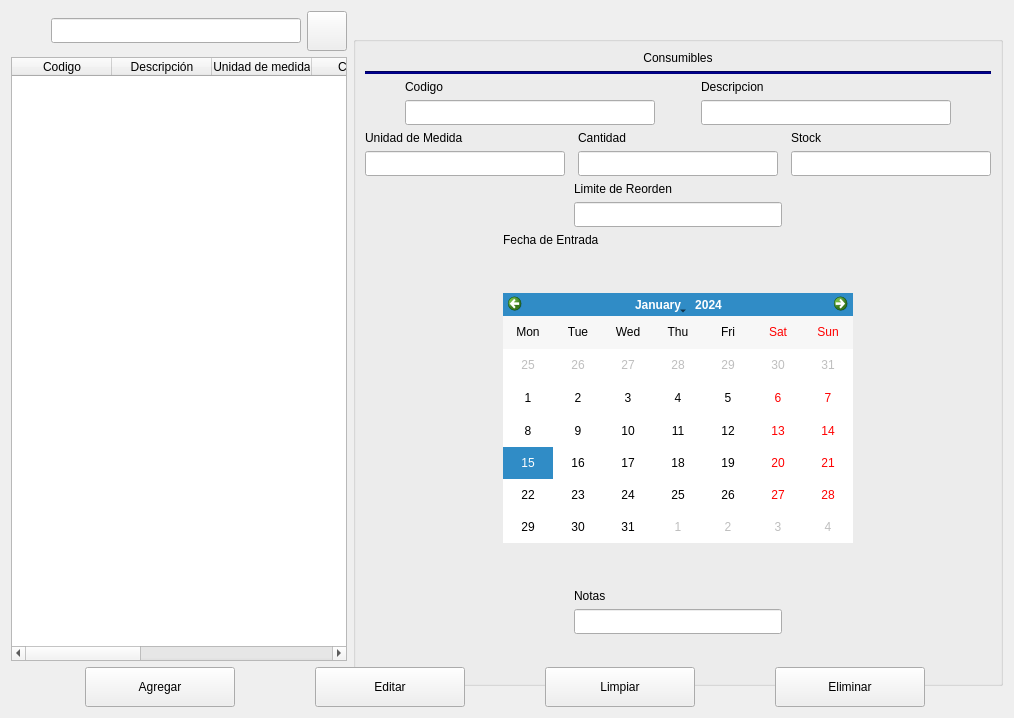
        <widget class="QWidget" name="page_consumibles">
         <layout class="QVBoxLayout" name="verticalLayout_9">
          <item>
           <layout class="QHBoxLayout" name="horizontalLayout">
            <item>
             <layout class="QVBoxLayout" name="verticalLayout_3">
              <item>
               <layout class="QHBoxLayout" name="horizontalLayout_20">
                <item>
                 <spacer name="horizontalSpacer_44">
                  <property name="orientation">
                   <enum>Qt::Horizontal</enum>
                  </property>
                  <property name="sizeHint" stdset="0">
                   <size>
                    <width>40</width>
                    <height>20</height>
                   </size>
                  </property>
                 </spacer>
                </item>
                <item>
                 <widget class="QLineEdit" name="lineEdit_busqueda_C">
                  <property name="minimumSize">
                   <size>
                    <width>250</width>
                    <height>25</height>
                   </size>
                  </property>
                  <property name="maximumSize">
                   <size>
                    <width>250</width>
                    <height>25</height>
                   </size>
                  </property>
                 </widget>
                </item>
                <item>
                 <widget class="QPushButton" name="btn_buscar_ConsAgg">
                  <property name="minimumSize">
                   <size>
                    <width>40</width>
                    <height>40</height>
                   </size>
                  </property>
                  <property name="text">
                   <string/>
                  </property>
                  <property name="icon">
                   <iconset>
                    <normaloff>C:/Users/Asus Vivoook/.designer/backup/imagenes/buscar (1).png</normaloff>C:/Users/Asus Vivoook/.designer/backup/imagenes/buscar (1).png</iconset>
                  </property>
                  <property name="checkable">
                   <bool>false</bool>
                  </property>
                 </widget>
                </item>
               </layout>
              </item>
              <item>
               <widget class="QTableWidget" name="tableWidget_AggCons">
                <column>
                 <property name="text">
                  <string>Codigo</string>
                 </property>
                </column>
                <column>
                 <property name="text">
                  <string>Descripción</string>
                 </property>
                </column>
                <column>
                 <property name="text">
                  <string>Unidad de medida</string>
                 </property>
                </column>
                <column>
                 <property name="text">
                  <string>Cantidad</string>
                 </property>
                </column>
                <column>
                 <property name="text">
                  <string>Fecha de entrada</string>
                 </property>
                </column>
                <column>
                 <property name="text">
                  <string>Limite de Reorden</string>
                 </property>
                </column>
                <column>
                 <property name="text">
                  <string>Notas</string>
                 </property>
                </column>
                <column>
                 <property name="text">
                  <string>Disponibilidad</string>
                 </property>
                </column>
               </widget>
              </item>
             </layout>
            </item>
            <item>
             <widget class="QGroupBox" name="groupBox_2">
              <property name="minimumSize">
               <size>
                <width>650</width>
                <height>650</height>
               </size>
              </property>
              <property name="maximumSize">
               <size>
                <width>600</width>
                <height>600</height>
               </size>
              </property>
              <property name="styleSheet">
               <string notr="true">QGroupbox{
background-color: #50cbff;}
</string>
              </property>
              <property name="title">
               <string/>
              </property>
              <layout class="QVBoxLayout" name="verticalLayout_14">
               <item>
                <widget class="QLabel" name="label">
                 <property name="styleSheet">
                  <string notr="true">font: 75 18pt &quot;Arial&quot;;</string>
                 </property>
                 <property name="text">
                  <string>Consumibles</string>
                 </property>
                 <property name="alignment">
                  <set>Qt::AlignCenter</set>
                 </property>
                </widget>
               </item>
               <item>
                <widget class="Line" name="line">
                 <property name="styleSheet">
                  <string notr="true">background-color:rgb(0, 0, 127)</string>
                 </property>
                 <property name="orientation">
                  <enum>Qt::Horizontal</enum>
                 </property>
                </widget>
               </item>
               <item>
                <layout class="QVBoxLayout" name="verticalLayout">
                 <item>
                  <layout class="QHBoxLayout" name="horizontalLayout_22">
                   <item>
                    <layout class="QVBoxLayout" name="verticalLayout_42">
                     <item>
                      <widget class="QLabel" name="label_17">
                       <property name="text">
                        <string>Codigo</string>
                       </property>
                      </widget>
                     </item>
                     <item>
                      <widget class="QLineEdit" name="txt_codigo_consAgg">
                       <property name="minimumSize">
                        <size>
                         <width>200</width>
                         <height>25</height>
                        </size>
                       </property>
                       <property name="maximumSize">
                        <size>
                         <width>250</width>
                         <height>25</height>
                        </size>
                       </property>
                       <property name="maxLength">
                        <number>20</number>
                       </property>
                       <property name="clearButtonEnabled">
                        <bool>true</bool>
                       </property>
                      </widget>
                     </item>
                    </layout>
                   </item>
                   <item>
                    <layout class="QVBoxLayout" name="verticalLayout_25">
                     <item>
                      <widget class="QLabel" name="label_19">
                       <property name="text">
                        <string>Descripcion</string>
                       </property>
                      </widget>
                     </item>
                     <item>
                      <widget class="QLineEdit" name="txt_descrip_consAgg">
                       <property name="minimumSize">
                        <size>
                         <width>200</width>
                         <height>25</height>
                        </size>
                       </property>
                       <property name="maximumSize">
                        <size>
                         <width>250</width>
                         <height>25</height>
                        </size>
                       </property>
                       <property name="clearButtonEnabled">
                        <bool>true</bool>
                       </property>
                      </widget>
                     </item>
                    </layout>
                   </item>
                  </layout>
                 </item>
                 <item>
                  <layout class="QHBoxLayout" name="horizontalLayout_23">
                   <item>
                    <layout class="QVBoxLayout" name="verticalLayout_43">
                     <item>
                      <widget class="QLabel" name="label_18">
                       <property name="text">
                        <string>Unidad de Medida</string>
                       </property>
                      </widget>
                     </item>
                     <item>
                      <widget class="QLineEdit" name="txt_uni_medConsagg">
                       <property name="minimumSize">
                        <size>
                         <width>200</width>
                         <height>25</height>
                        </size>
                       </property>
                       <property name="maximumSize">
                        <size>
                         <width>250</width>
                         <height>25</height>
                        </size>
                       </property>
                       <property name="clearButtonEnabled">
                        <bool>true</bool>
                       </property>
                      </widget>
                     </item>
                    </layout>
                   </item>
                   <item>
                    <spacer name="horizontalSpacer_54">
                     <property name="orientation">
                      <enum>Qt::Horizontal</enum>
                     </property>
                     <property name="sizeHint" stdset="0">
                      <size>
                       <width>40</width>
                       <height>20</height>
                      </size>
                     </property>
                    </spacer>
                   </item>
                   <item>
                    <layout class="QVBoxLayout" name="verticalLayout_44">
                     <item>
                      <widget class="QLabel" name="label_22">
                       <property name="text">
                        <string>Cantidad</string>
                       </property>
                      </widget>
                     </item>
                     <item>
                      <widget class="QLineEdit" name="txt_cant_ConsAgg">
                       <property name="minimumSize">
                        <size>
                         <width>200</width>
                         <height>25</height>
                        </size>
                       </property>
                       <property name="maximumSize">
                        <size>
                         <width>250</width>
                         <height>25</height>
                        </size>
                       </property>
                       <property name="text">
                        <string/>
                       </property>
                       <property name="clearButtonEnabled">
                        <bool>true</bool>
                       </property>
                      </widget>
                     </item>
                    </layout>
                   </item>
                   <item>
                    <spacer name="horizontalSpacer_55">
                     <property name="orientation">
                      <enum>Qt::Horizontal</enum>
                     </property>
                     <property name="sizeHint" stdset="0">
                      <size>
                       <width>40</width>
                       <height>20</height>
                      </size>
                     </property>
                    </spacer>
                   </item>
                   <item>
                    <layout class="QVBoxLayout" name="verticalLayout_48">
                     <item>
                      <widget class="QLabel" name="label_45">
                       <property name="text">
                        <string>Stock</string>
                       </property>
                      </widget>
                     </item>
                     <item>
                      <widget class="QLineEdit" name="txt_stock_ConsAgg">
                       <property name="minimumSize">
                        <size>
                         <width>200</width>
                         <height>25</height>
                        </size>
                       </property>
                       <property name="maximumSize">
                        <size>
                         <width>250</width>
                         <height>25</height>
                        </size>
                       </property>
                       <property name="text">
                        <string/>
                       </property>
                       <property name="readOnly">
                        <bool>true</bool>
                       </property>
                      </widget>
                     </item>
                    </layout>
                   </item>
                  </layout>
                 </item>
                 <item>
                  <layout class="QHBoxLayout" name="horizontalLayout_21">
                   <item>
                    <spacer name="horizontalSpacer_56">
                     <property name="orientation">
                      <enum>Qt::Horizontal</enum>
                     </property>
                     <property name="sizeHint" stdset="0">
                      <size>
                       <width>40</width>
                       <height>20</height>
                      </size>
                     </property>
                    </spacer>
                   </item>
                   <item>
                    <layout class="QVBoxLayout" name="verticalLayout_46">
                     <item>
                      <widget class="QLabel" name="label_24">
                       <property name="text">
                        <string>Limite de Reorden</string>
                       </property>
                      </widget>
                     </item>
                     <item>
                      <widget class="QLineEdit" name="txt_limite_reorden_AGgCons">
                       <property name="minimumSize">
                        <size>
                         <width>200</width>
                         <height>25</height>
                        </size>
                       </property>
                       <property name="maximumSize">
                        <size>
                         <width>250</width>
                         <height>25</height>
                        </size>
                       </property>
                       <property name="text">
                        <string/>
                       </property>
                       <property name="clearButtonEnabled">
                        <bool>true</bool>
                       </property>
                      </widget>
                     </item>
                    </layout>
                   </item>
                   <item>
                    <spacer name="horizontalSpacer_57">
                     <property name="orientation">
                      <enum>Qt::Horizontal</enum>
                     </property>
                     <property name="sizeHint" stdset="0">
                      <size>
                       <width>40</width>
                       <height>20</height>
                      </size>
                     </property>
                    </spacer>
                   </item>
                  </layout>
                 </item>
                 <item>
                  <layout class="QHBoxLayout" name="horizontalLayout_95">
                   <item>
                    <spacer name="horizontalSpacer_58">
                     <property name="orientation">
                      <enum>Qt::Horizontal</enum>
                     </property>
                     <property name="sizeHint" stdset="0">
                      <size>
                       <width>40</width>
                       <height>20</height>
                      </size>
                     </property>
                    </spacer>
                   </item>
                   <item>
                    <layout class="QVBoxLayout" name="verticalLayout_22">
                     <item>
                      <widget class="QLabel" name="label_21">
                       <property name="text">
                        <string>Fecha de Entrada</string>
                       </property>
                      </widget>
                     </item>
                     <item>
                      <spacer name="verticalSpacer_13">
                       <property name="orientation">
                        <enum>Qt::Vertical</enum>
                       </property>
                       <property name="sizeHint" stdset="0">
                        <size>
                         <width>20</width>
                         <height>40</height>
                        </size>
                       </property>
                      </spacer>
                     </item>
                     <item>
                      <widget class="QCalendarWidget" name="calendar_ingresodecons">
                       <property name="minimumSize">
                        <size>
                         <width>350</width>
                         <height>250</height>
                        </size>
                       </property>
                       <property name="maximumSize">
                        <size>
                         <width>350</width>
                         <height>250</height>
                        </size>
                       </property>
                       <property name="verticalHeaderFormat">
                        <enum>QCalendarWidget::NoVerticalHeader</enum>
                       </property>
                      </widget>
                     </item>
                     <item>
                      <spacer name="verticalSpacer_14">
                       <property name="orientation">
                        <enum>Qt::Vertical</enum>
                       </property>
                       <property name="sizeHint" stdset="0">
                        <size>
                         <width>20</width>
                         <height>40</height>
                        </size>
                       </property>
                      </spacer>
                     </item>
                    </layout>
                   </item>
                   <item>
                    <spacer name="horizontalSpacer_74">
                     <property name="orientation">
                      <enum>Qt::Horizontal</enum>
                     </property>
                     <property name="sizeHint" stdset="0">
                      <size>
                       <width>40</width>
                       <height>20</height>
                      </size>
                     </property>
                    </spacer>
                   </item>
                  </layout>
                 </item>
                 <item>
                  <layout class="QHBoxLayout" name="horizontalLayout_96">
                   <item>
                    <spacer name="horizontalSpacer_103">
                     <property name="orientation">
                      <enum>Qt::Horizontal</enum>
                     </property>
                     <property name="sizeHint" stdset="0">
                      <size>
                       <width>40</width>
                       <height>20</height>
                      </size>
                     </property>
                    </spacer>
                   </item>
                   <item>
                    <layout class="QVBoxLayout" name="verticalLayout_47">
                     <item>
                      <widget class="QLabel" name="label_23">
                       <property name="text">
                        <string>Notas</string>
                       </property>
                      </widget>
                     </item>
                     <item>
                      <widget class="QLineEdit" name="txtbox_notasAggCons">
                       <property name="minimumSize">
                        <size>
                         <width>200</width>
                         <height>25</height>
                        </size>
                       </property>
                       <property name="maximumSize">
                        <size>
                         <width>250</width>
                         <height>25</height>
                        </size>
                       </property>
                       <property name="text">
                        <string/>
                       </property>
                       <property name="clearButtonEnabled">
                        <bool>true</bool>
                       </property>
                      </widget>
                     </item>
                    </layout>
                   </item>
                   <item>
                    <spacer name="horizontalSpacer_104">
                     <property name="orientation">
                      <enum>Qt::Horizontal</enum>
                     </property>
                     <property name="sizeHint" stdset="0">
                      <size>
                       <width>40</width>
                       <height>20</height>
                      </size>
                     </property>
                    </spacer>
                   </item>
                  </layout>
                 </item>
                </layout>
               </item>
               <item>
                <spacer name="verticalSpacer_12">
                 <property name="orientation">
                  <enum>Qt::Vertical</enum>
                 </property>
                 <property name="sizeHint" stdset="0">
                  <size>
                   <width>437</width>
                   <height>6</height>
                  </size>
                 </property>
                </spacer>
               </item>
              </layout>
             </widget>
            </item>
           </layout>
          </item>
          <item>
           <layout class="QHBoxLayout" name="horizontalLayout_18">
            <item>
             <widget class="QPushButton" name="btn_agg_ConsAgg">
              <property name="minimumSize">
               <size>
                <width>150</width>
                <height>40</height>
               </size>
              </property>
              <property name="maximumSize">
               <size>
                <width>150</width>
                <height>40</height>
               </size>
              </property>
              <property name="text">
               <string>Agregar</string>
              </property>
             </widget>
            </item>
            <item>
             <widget class="QPushButton" name="btn_edit_ConsAgg">
              <property name="minimumSize">
               <size>
                <width>150</width>
                <height>40</height>
               </size>
              </property>
              <property name="maximumSize">
               <size>
                <width>150</width>
                <height>40</height>
               </size>
              </property>
              <property name="text">
               <string>Editar</string>
              </property>
             </widget>
            </item>
            <item>
             <widget class="QPushButton" name="btn_limpiar_ConsAgg">
              <property name="minimumSize">
               <size>
                <width>150</width>
                <height>40</height>
               </size>
              </property>
              <property name="maximumSize">
               <size>
                <width>150</width>
                <height>40</height>
               </size>
              </property>
              <property name="text">
               <string>Limpiar</string>
              </property>
             </widget>
            </item>
            <item>
             <widget class="QPushButton" name="btn_delete_ConsAgg">
              <property name="minimumSize">
               <size>
                <width>150</width>
                <height>40</height>
               </size>
              </property>
              <property name="maximumSize">
               <size>
                <width>150</width>
                <height>40</height>
               </size>
              </property>
              <property name="text">
               <string>Eliminar</string>
              </property>
             </widget>
            </item>
           </layout>
          </item>
         </layout>
        </widget>
